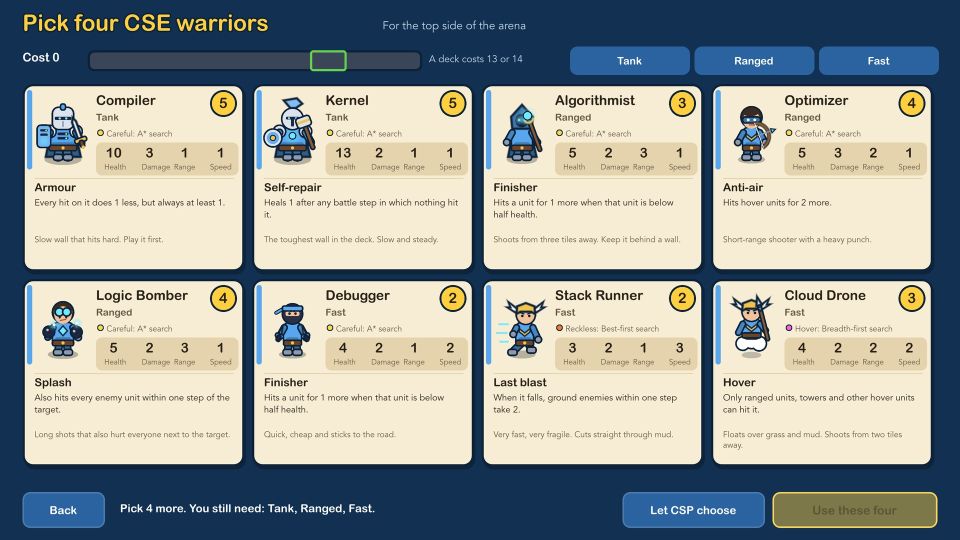
#> input picture media/troop-picker.jpg, 1920 x 1080 px, given in place of warriors_cse.png, which was not available (shown at 1/2 size)
$ python cut_cards.py ../../media out.png
#> lines starting #> are read from the running program, lines starting #| are printed output that depends on the picture
#!/usr/bin/env python3
"""Cut every warrior card out of a 4K still of the Meet the warriors screen.

    python3 music/cut_cards.py <stills folder> public/cards
"""
import os
import sys

from PIL import Image

X, Y, WIDTH, HEIGHT, STEP_X, STEP_Y = 100, 346, 870, 734, 918, 780

for department in ("cse", "eee", "me", "ce"):
    sheet = Image.open(os.path.join(sys.argv[1], "warriors_%s.png" % department)).convert("RGB")
#> sheet is the input picture: PIL image 1920x1080 RGB; mean R, G, B 151.5, 157.2, 153.9
    for number in range(8):
        left = X + (number % 4) * STEP_X
        top = Y + (number // 4) * STEP_Y
        sheet.crop((left, top, left + WIDTH, top + HEIGHT)).save(os.path.join(sys.argv[2], "%s_%d.png" % (department, number)), compress_level=4)
#> this loop made 8 passes
#> pass 1, `sheet.crop((left, top, left + WIDTH, top + HEIGHT)).save(os.path.join(..`:
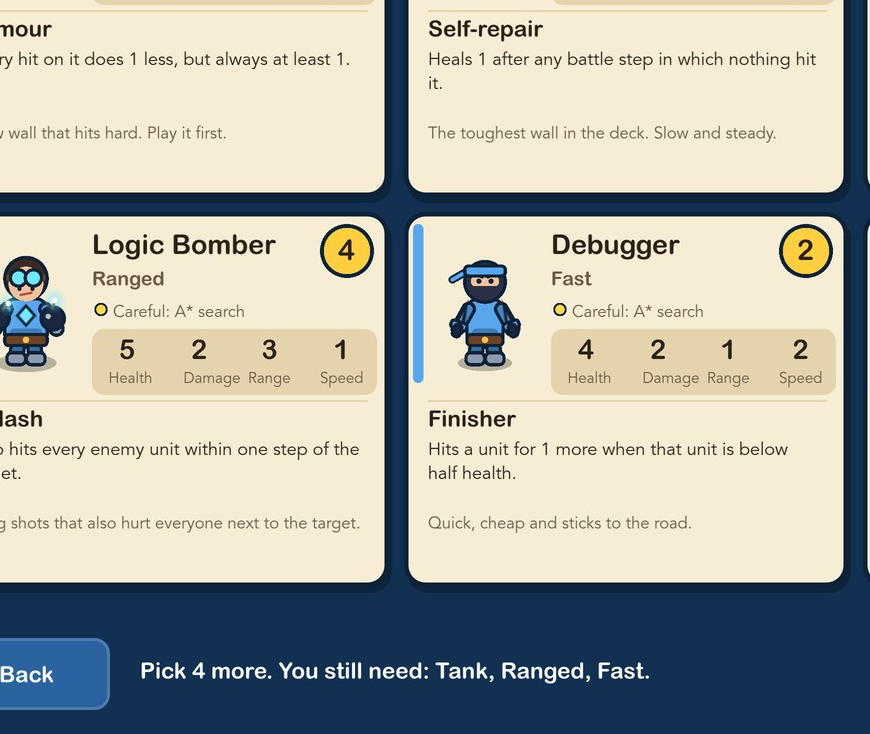
#> saved as cse_0.png: PIL image 870x734 RGB; mean R, G, B 174.2, 175.5, 166.6
#> pass 2, `sheet.crop((left, top, left + WIDTH, top + HEIGHT)).save(os.path.join(..`:
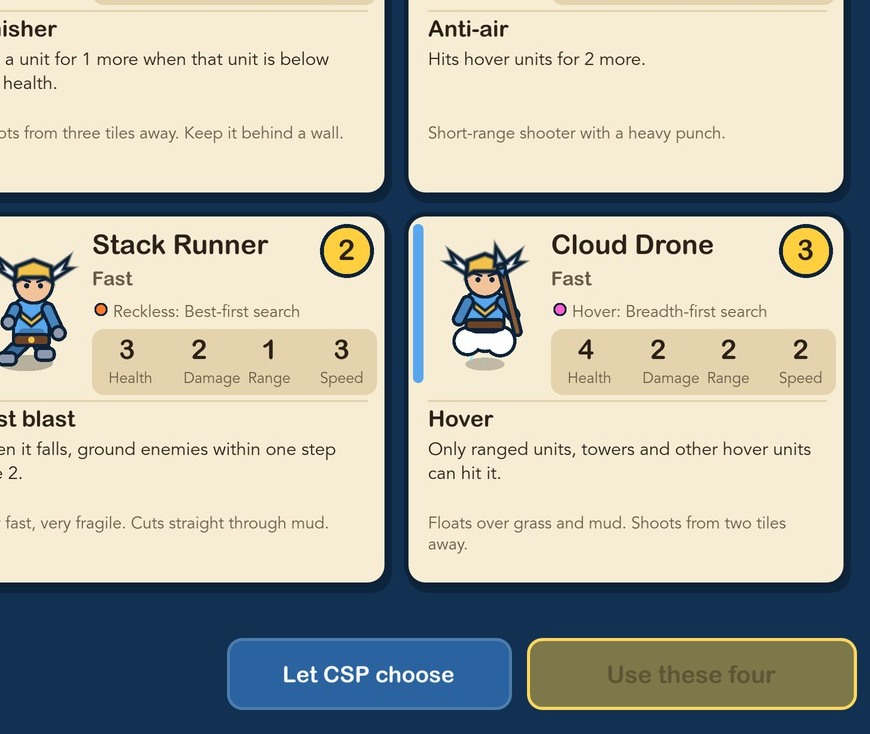
#> saved as cse_1.png: PIL image 870x734 RGB; mean R, G, B 178.1, 178.4, 166.9
#> pass 2 of the loop `for department in ("cse", "eee", "me", "ce"):`:
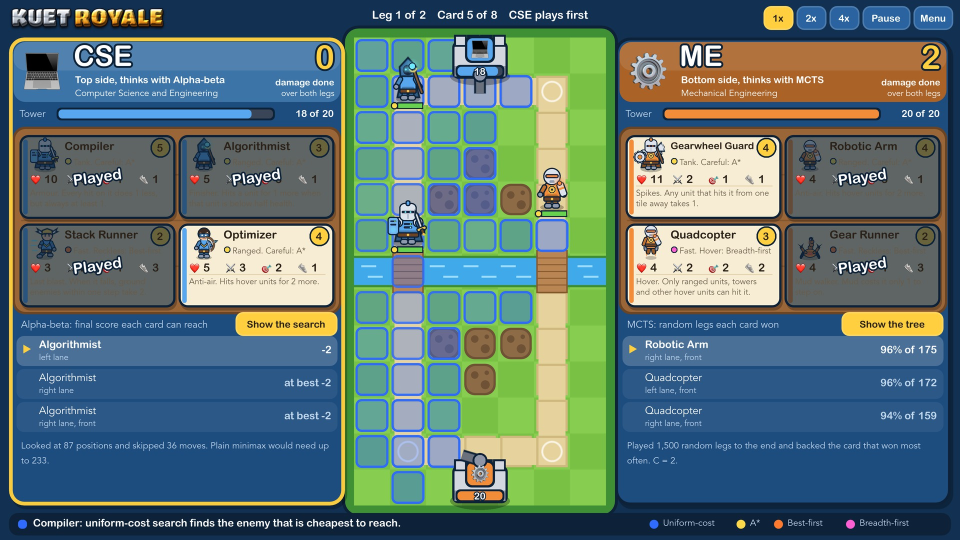
#> input picture media/classic-match.jpg, 1920 x 1080 px, given in place of warriors_eee.png, which was not available (shown at 1/2 size)
#> sheet is the input picture: PIL image 1920x1080 RGB; mean R, G, B 92.5, 116.6, 115.7
#> the loop `for number in range(8):` made 8 passes
#> pass 1, `sheet.crop((left, top, left + WIDTH, top + HEIGHT)).save(os.path.join(..`:
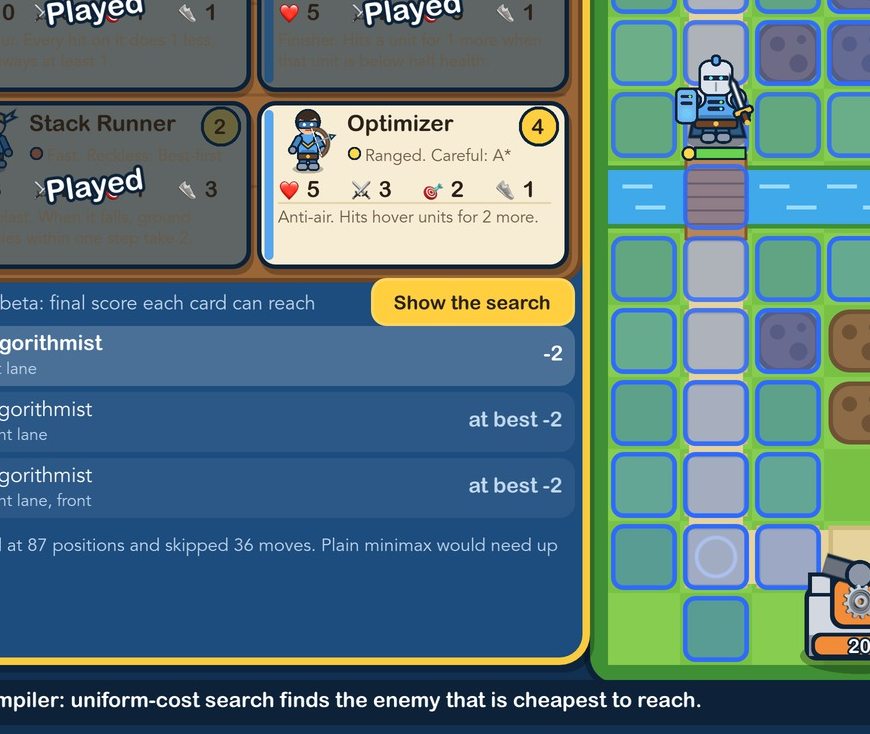
#> saved as eee_0.png: PIL image 870x734 RGB; mean R, G, B 89.8, 119, 125.5
#> pass 2, `sheet.crop((left, top, left + WIDTH, top + HEIGHT)).save(os.path.join(..`:
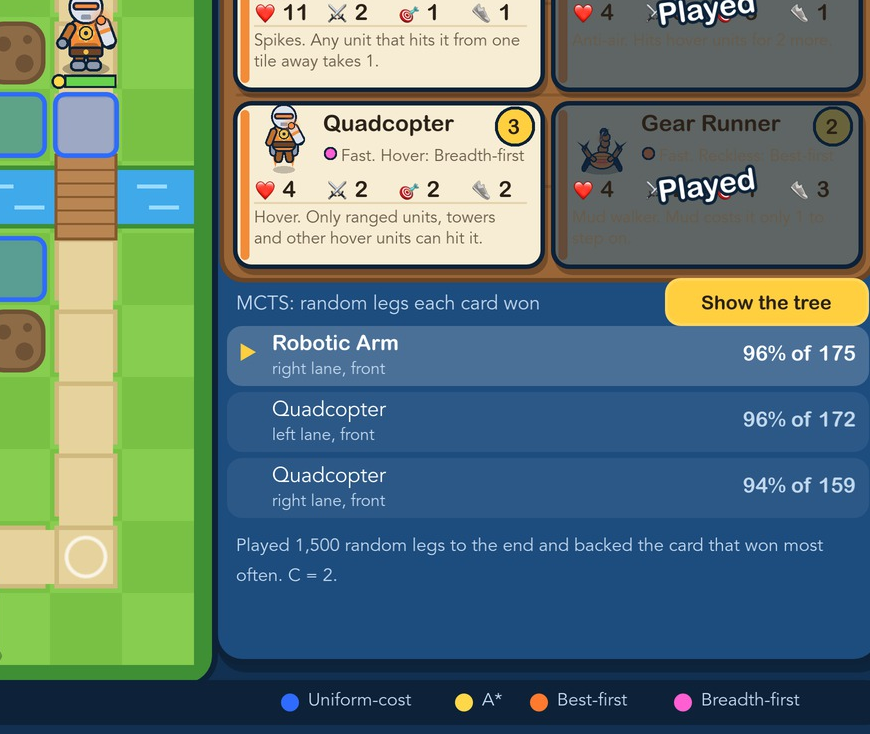
#> saved as eee_1.png: PIL image 870x734 RGB; mean R, G, B 95.8, 121.6, 117.4
#> (the run stopped early here; a loop or call above may not have finished)
